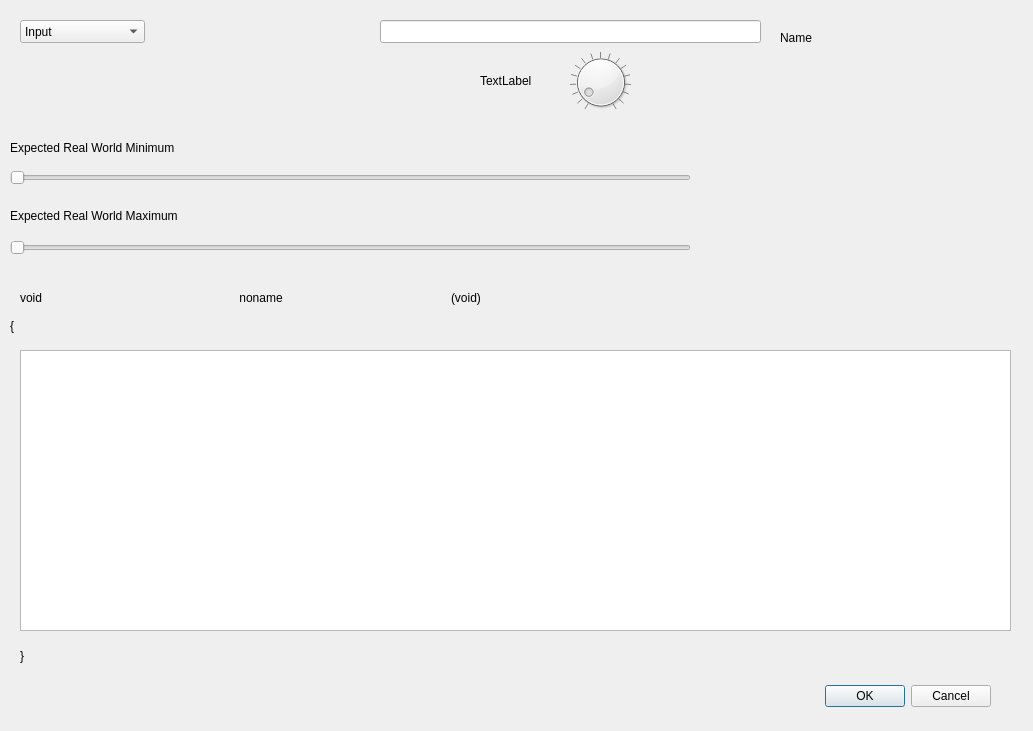
<?xml version="1.0" encoding="UTF-8"?>
<ui version="4.0">
 <class>AddLogic</class>
 <widget class="QDialog" name="AddLogic">
  <property name="geometry">
   <rect>
    <x>0</x>
    <y>0</y>
    <width>1033</width>
    <height>731</height>
   </rect>
  </property>
  <property name="windowTitle">
   <string>Dialog</string>
  </property>
  <widget class="QDialogButtonBox" name="buttonBox">
   <property name="geometry">
    <rect>
     <x>650</x>
     <y>680</y>
     <width>341</width>
     <height>32</height>
    </rect>
   </property>
   <property name="orientation">
    <enum>Qt::Horizontal</enum>
   </property>
   <property name="standardButtons">
    <set>QDialogButtonBox::Cancel|QDialogButtonBox::Ok</set>
   </property>
  </widget>
  <widget class="QComboBox" name="comboBox">
   <property name="geometry">
    <rect>
     <x>20</x>
     <y>20</y>
     <width>125</width>
     <height>23</height>
    </rect>
   </property>
   <item>
    <property name="text">
     <string>Input</string>
    </property>
   </item>
   <item>
    <property name="text">
     <string>Output</string>
    </property>
   </item>
   <item>
    <property name="text">
     <string>FuzzyValue</string>
    </property>
   </item>
   <item>
    <property name="text">
     <string>FuzzyAnd</string>
    </property>
   </item>
   <item>
    <property name="text">
     <string>FuzzyOr</string>
    </property>
   </item>
   <item>
    <property name="text">
     <string>Pid</string>
    </property>
   </item>
   <item>
    <property name="text">
     <string>Timer</string>
    </property>
   </item>
   <item>
    <property name="text">
     <string>Map</string>
    </property>
   </item>
  </widget>
  <widget class="QLineEdit" name="lineEdit">
   <property name="geometry">
    <rect>
     <x>380</x>
     <y>20</y>
     <width>381</width>
     <height>23</height>
    </rect>
   </property>
   <property name="sizePolicy">
    <sizepolicy hsizetype="Fixed" vsizetype="Fixed">
     <horstretch>0</horstretch>
     <verstretch>0</verstretch>
    </sizepolicy>
   </property>
  </widget>
  <widget class="QLabel" name="label">
   <property name="geometry">
    <rect>
     <x>780</x>
     <y>30</y>
     <width>141</width>
     <height>16</height>
    </rect>
   </property>
   <property name="text">
    <string>Name</string>
   </property>
  </widget>
  <widget class="QPlainTextEdit" name="fguts">
   <property name="geometry">
    <rect>
     <x>20</x>
     <y>350</y>
     <width>991</width>
     <height>281</height>
    </rect>
   </property>
  </widget>
  <widget class="QLabel" name="label_2">
   <property name="geometry">
    <rect>
     <x>10</x>
     <y>310</y>
     <width>21</width>
     <height>31</height>
    </rect>
   </property>
   <property name="text">
    <string>{</string>
   </property>
  </widget>
  <widget class="QLabel" name="label_3">
   <property name="geometry">
    <rect>
     <x>20</x>
     <y>640</y>
     <width>57</width>
     <height>31</height>
    </rect>
   </property>
   <property name="text">
    <string>}</string>
   </property>
  </widget>
  <widget class="QWidget" name="horizontalLayoutWidget">
   <property name="geometry">
    <rect>
     <x>20</x>
     <y>280</y>
     <width>641</width>
     <height>36</height>
    </rect>
   </property>
   <layout class="QHBoxLayout" name="horizontalLayout_2">
    <item>
     <widget class="QLabel" name="returnval">
      <property name="sizePolicy">
       <sizepolicy hsizetype="MinimumExpanding" vsizetype="Preferred">
        <horstretch>0</horstretch>
        <verstretch>0</verstretch>
       </sizepolicy>
      </property>
      <property name="maximumSize">
       <size>
        <width>16777215</width>
        <height>16777215</height>
       </size>
      </property>
      <property name="text">
       <string>void </string>
      </property>
     </widget>
    </item>
    <item>
     <widget class="QLabel" name="declaration">
      <property name="sizePolicy">
       <sizepolicy hsizetype="MinimumExpanding" vsizetype="Preferred">
        <horstretch>0</horstretch>
        <verstretch>0</verstretch>
       </sizepolicy>
      </property>
      <property name="maximumSize">
       <size>
        <width>16777215</width>
        <height>16777215</height>
       </size>
      </property>
      <property name="text">
       <string> noname </string>
      </property>
     </widget>
    </item>
    <item>
     <widget class="QLabel" name="parameter">
      <property name="sizePolicy">
       <sizepolicy hsizetype="MinimumExpanding" vsizetype="Preferred">
        <horstretch>0</horstretch>
        <verstretch>0</verstretch>
       </sizepolicy>
      </property>
      <property name="maximumSize">
       <size>
        <width>16777215</width>
        <height>16777215</height>
       </size>
      </property>
      <property name="text">
       <string>(void)</string>
      </property>
     </widget>
    </item>
   </layout>
  </widget>
  <widget class="QSlider" name="Min">
   <property name="geometry">
    <rect>
     <x>10</x>
     <y>170</y>
     <width>681</width>
     <height>16</height>
    </rect>
   </property>
   <property name="maximum">
    <number>1022</number>
   </property>
   <property name="pageStep">
    <number>1</number>
   </property>
   <property name="orientation">
    <enum>Qt::Horizontal</enum>
   </property>
  </widget>
  <widget class="QLabel" name="MinLabel">
   <property name="geometry">
    <rect>
     <x>10</x>
     <y>140</y>
     <width>671</width>
     <height>16</height>
    </rect>
   </property>
   <property name="text">
    <string>Expected Real World Minimum</string>
   </property>
  </widget>
  <widget class="QLabel" name="MaxLabel">
   <property name="geometry">
    <rect>
     <x>10</x>
     <y>200</y>
     <width>681</width>
     <height>31</height>
    </rect>
   </property>
   <property name="text">
    <string>Expected Real World Maximum</string>
   </property>
  </widget>
  <widget class="QSlider" name="Max">
   <property name="geometry">
    <rect>
     <x>10</x>
     <y>240</y>
     <width>681</width>
     <height>16</height>
    </rect>
   </property>
   <property name="minimum">
    <number>1</number>
   </property>
   <property name="maximum">
    <number>1023</number>
   </property>
   <property name="pageStep">
    <number>1</number>
   </property>
   <property name="orientation">
    <enum>Qt::Horizontal</enum>
   </property>
   <property name="tickPosition">
    <enum>QSlider::NoTicks</enum>
   </property>
  </widget>
  <widget class="QDial" name="dial">
   <property name="geometry">
    <rect>
     <x>570</x>
     <y>50</y>
     <width>61</width>
     <height>64</height>
    </rect>
   </property>
   <property name="maximum">
    <number>1024</number>
   </property>
   <property name="singleStep">
    <number>16</number>
   </property>
   <property name="pageStep">
    <number>64</number>
   </property>
   <property name="value">
    <number>64</number>
   </property>
   <property name="sliderPosition">
    <number>64</number>
   </property>
   <property name="orientation">
    <enum>Qt::Horizontal</enum>
   </property>
   <property name="invertedAppearance">
    <bool>false</bool>
   </property>
   <property name="invertedControls">
    <bool>false</bool>
   </property>
   <property name="wrapping">
    <bool>false</bool>
   </property>
   <property name="notchesVisible">
    <bool>true</bool>
   </property>
  </widget>
  <widget class="QLabel" name="ScaleLabel">
   <property name="geometry">
    <rect>
     <x>480</x>
     <y>70</y>
     <width>57</width>
     <height>21</height>
    </rect>
   </property>
   <property name="text">
    <string>TextLabel</string>
   </property>
  </widget>
 </widget>
 <resources/>
 <connections>
  <connection>
   <sender>buttonBox</sender>
   <signal>accepted()</signal>
   <receiver>AddLogic</receiver>
   <slot>accept()</slot>
   <hints>
    <hint type="sourcelabel">
     <x>248</x>
     <y>254</y>
    </hint>
    <hint type="destinationlabel">
     <x>157</x>
     <y>274</y>
    </hint>
   </hints>
  </connection>
  <connection>
   <sender>buttonBox</sender>
   <signal>rejected()</signal>
   <receiver>AddLogic</receiver>
   <slot>reject()</slot>
   <hints>
    <hint type="sourcelabel">
     <x>316</x>
     <y>260</y>
    </hint>
    <hint type="destinationlabel">
     <x>286</x>
     <y>274</y>
    </hint>
   </hints>
  </connection>
 </connections>
</ui>
